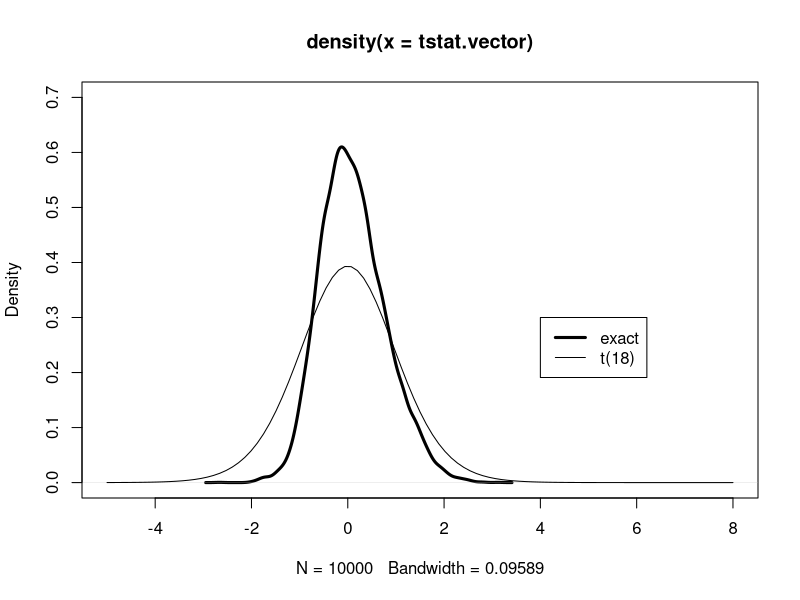
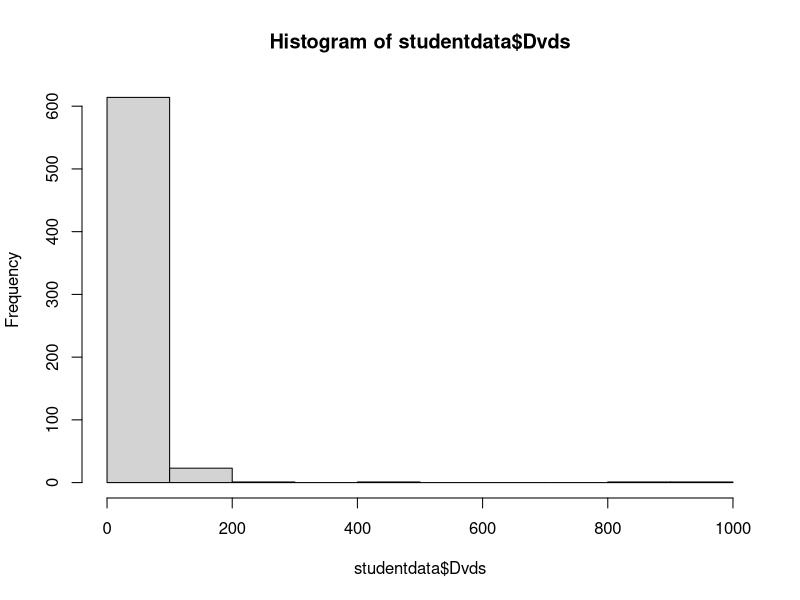
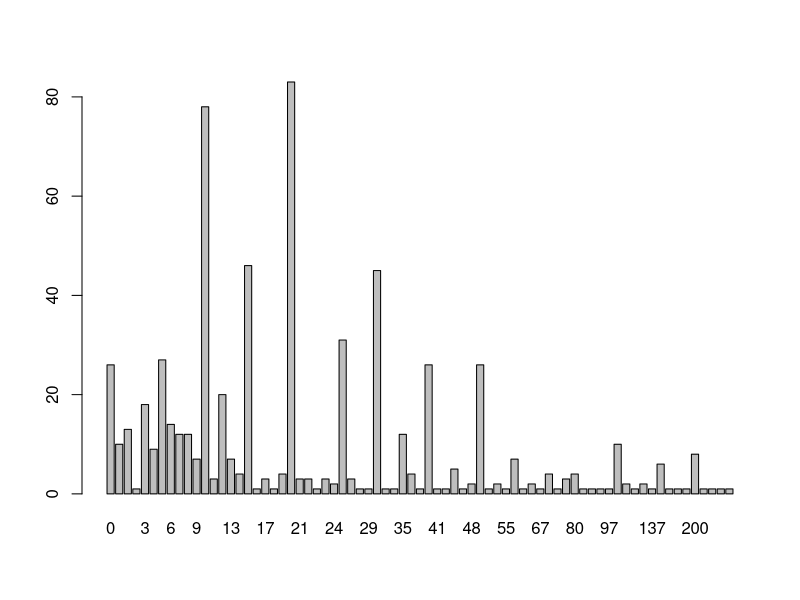
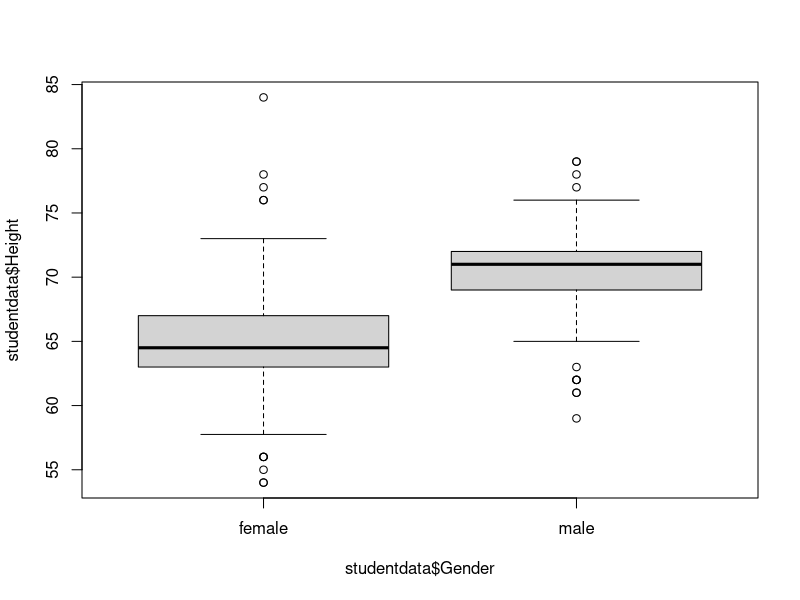
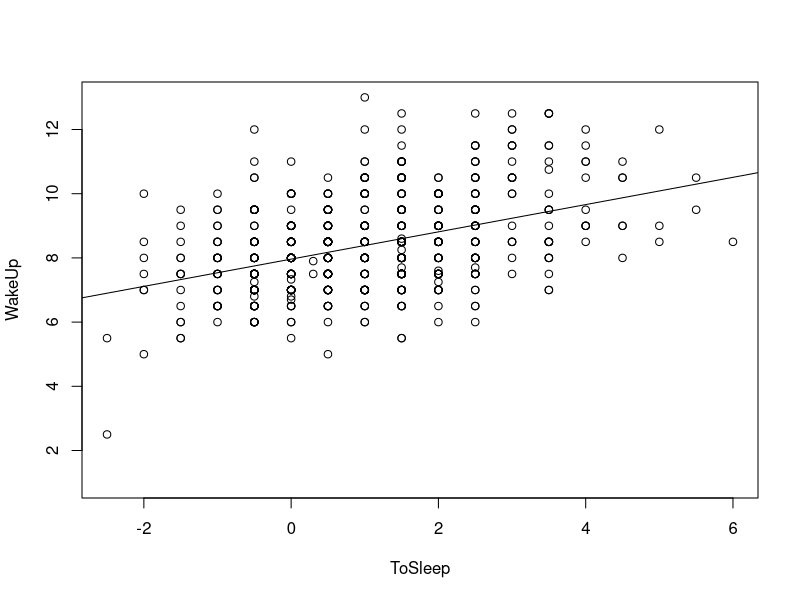
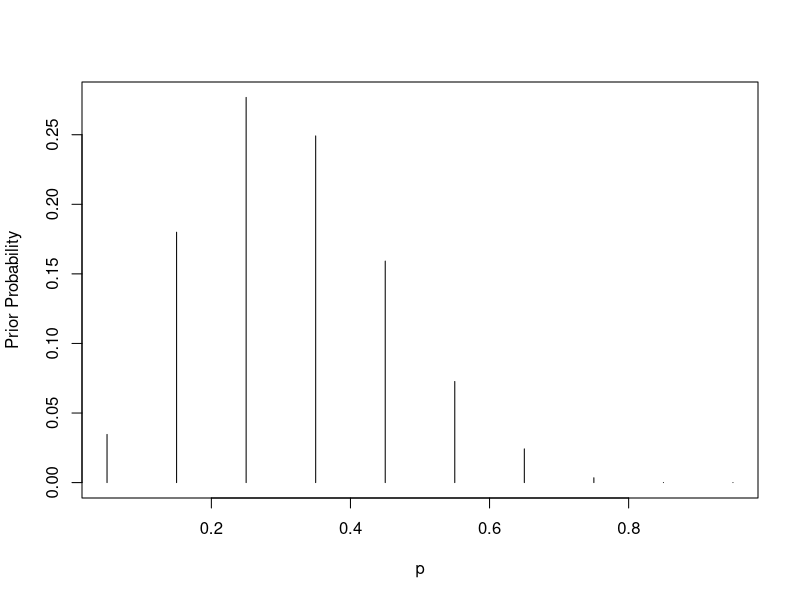
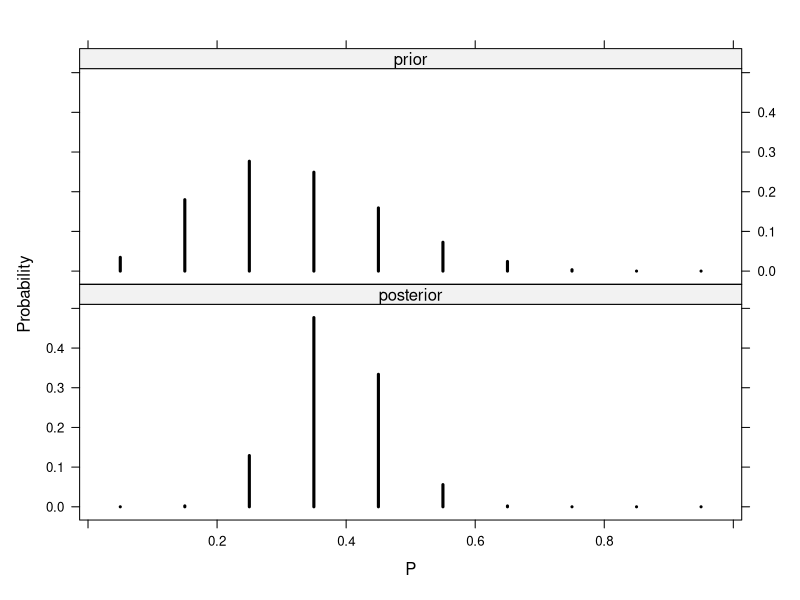
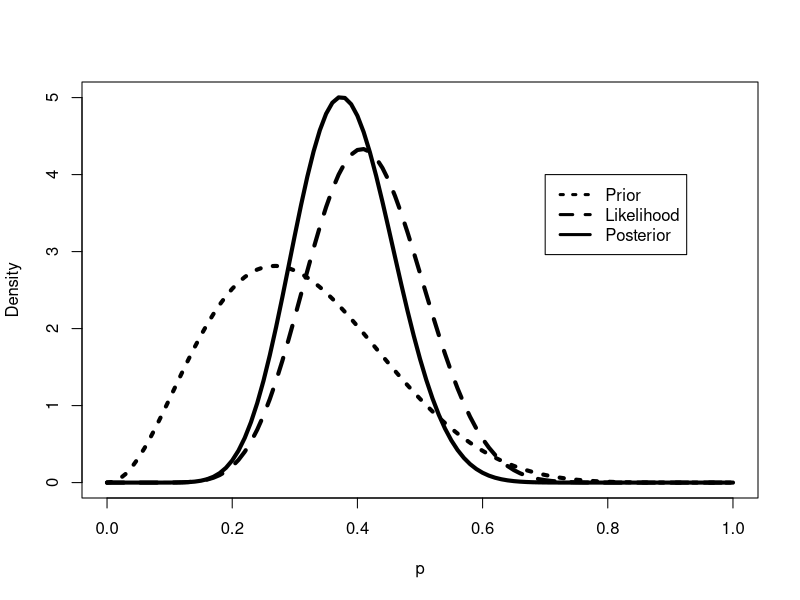

Write R code to recreate these figures, in order.
install.packages("LearnBayes")
library(LearnBayes)

tstatistic=function(x,y){
  m=length(x)
  n=length(y)
  sp=sqrt(((m-1)*sd(x)^2)+(n-1)*sd(y)^2/m+n-2)
  t.stat=(mean(x)-mean(y))/(sp*sqrt(1/m+1/n))
  return(t.stat)
}


alpha=0.1   #the stated level of significance
m=10
n=10
N=10000
n.reject=0
for (i in 1:N){
  x=rnorm(m, mean=0, sd=1)
  y=rnorm(n, mean=0, sd=1)
  t.stat=tstatistic(x,y)
  if (abs(t.stat)>qt(1-alpha/2,n+m-2))
    n.reject=n.reject+1
  }

true.sig.level=n.reject/N   # the true level of significance - the proportion of times the t statistic passes a certain threshold
true.sig.level

###################plotting the t statistic

m=10
n=10
my.tsimulations=function()
tstatistic(rnorm(m,mean=10,sd=2), rexp(n,rate=1/10))        #storing the t statistic, comparing two distributions

tstat.vector=replicate(10000,my.tsimulations())             #replicating the sampling and comparison 10000 times

plot(density(tstat.vector),xlim=c(-5,8), ylim=c(0,0.7), lwd=3)
curve(dt(x,df=18), add=TRUE)
legend(4, .3, c("exact", "t(18)"), lwd=c(3,1))


######Exercises Chapter 1

data("studentdata")

hist(studentdata$Dvds)
summary(studentdata$Dvds)
table(studentdata$Dvds)
barplot(table(studentdata$Dvds))

#2

output<-boxplot(studentdata$Height ~ studentdata$Gender)
output

#3
plot(WakeUp ~ ToSleep, data=studentdata)
lm(WakeUp~ToSleep, data=studentdata)
abline(lm(WakeUp~ToSleep, data=studentdata))

#4 Performance of the traditional confidence interval for a proportion
binomial.conf.interval=function(y,n){
  z=qnorm(.95)
  phat=y/n
  se=sqrt(phat*(1-phat)/n)
  return(c(phat-z*se, phat+z*se))
}

?rbinom
n<-20
p<-0.05
y<-rbinom(n, 20 ,p)

conf<-binomial.conf.interval(y, 20)

confmat<-matrix(conf, ncol=2)

counter<-0

for (i in 1:length(confmat[,1])){
  
  if(confmat[i,2]> p &confmat[i,1] < p){
    counter<-counter+1
  }
  
}

prob<-counter/n
prob

#5

alpha=0.1   #the stated level of significance
m=10
n=10
N=10000
n.reject=0
for (i in 1:N){
  x=rnorm(m, mean=0, sd=1)
  y=rnorm(n, mean=0, sd=1)
  t.stat=tstatistic(x,y)
  if (abs(t.stat)>qt(1-alpha/2,n+m-2))
    n.reject=n.reject+1
}

true.sig.level=n.reject/N   # the true level of significance - the proportion of times the t statistic passes a certain threshold
true.sig.level


mcfun<-function(n,p,m){
  counter<-0
  true_sigs<-numeric(m)
  
  for (i in 1:m){
    
    y<-rbinom(n, 20 ,p)
    conf<-binomial.conf.interval(y, 20)
    
    confmat<-matrix(conf, ncol=2)
    
    counter<-0
    
    for (j in 1:length(confmat[,1])){
      
      if(confmat[j,2]> p &confmat[j,1] < p){
        counter<-counter+1
      }
    
      true_sig<-counter/n
      true_sigs<-true_sig
  
      }
  return(true_sigs)
  }
}

mcfun(10,0.05,1000)

mcfun(25,0.05,1000)

mcfun(100,0.05,1000)
  
mcfun(10,0.25,1000)

mcfun(25,0.25,1000)

mcfun(100,0.25,1000)

mcfun(10,0.5,1000)

mcfun(25,0.5,1000)

mcfun(100,0.5,1000)

##########Chapter 2 - Introduction to Bayesian Thinking

p=seq(0.05, 0.95, by=0.1)

prior=c(1,5.2,8,7.2,4.6,2.1,0.7,0.1,0,0)
prior=prior/sum(prior)
plot(p,prior,type="h",ylab="Prior Probability")

data<-c(11,16)   #11 successes and 16 failures - 11 with >8hrs sleep
post<-pdisc(p,prior,data)
round(cbind(p,prior,post),2)

library(lattice)
PRIOR<-data.frame("prior",p,prior)
POST<-data.frame("posterior",p,post)
names(PRIOR)<-c("Type", "P", "Probability")
names(POST)<-c("Type", "P", "Probability")
data<-rbind(PRIOR, POST)
xyplot(Probability~P|Type, data=data, layout=c(1,2), type="h",lwd=3,col="black")


###Using a Beta Prior - for continuous probabilities

quantile2=list(p=0.9, x=0.5)  #90% sure the probability is less than 0.5 
quantile1=list(p=0.5, x=0.3)  #believe that the median value is 0.3, 50% above and 50% below 
beta.select(quantile1, quantile2)  #to find the beta density values 

##plotting the prior, likelihood and posterior as curves

a<-3.26
b<-7.19
s<-11
f<-16

#density function of beta distribution
curve(dbeta(x, a+s, b+f), from=0, to=1,
      xlab="p", ylab="Density", lty=1, lwd=4)
curve(dbeta(x, s+1, f+1), add=TRUE, lty=2,lwd=4)
curve(dbeta(x,a,b), add=TRUE, lty=3, lwd=4)
legend(0.7,4,c("Prior", "Likelihood", "Posterior"),
       lty=c(3,2,1), lwd=c(3,3,3))

#probability of heavy sleepers is greater than 0.5?

1-pbeta(0.5, a+s, b+f)

qbeta(c(0.05, 0.95),a+s, b+f)
